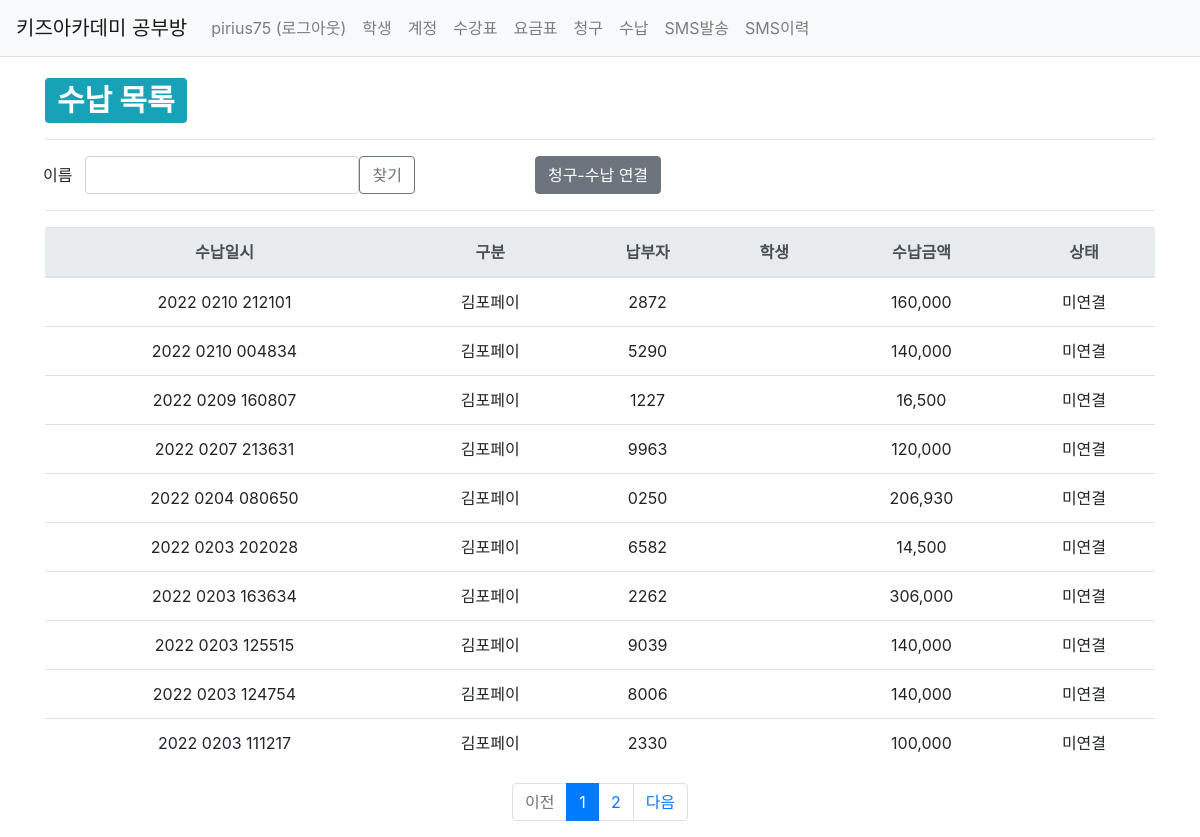
/studyroom/pay/ (signed in), run on an earlier commit of the app's database.
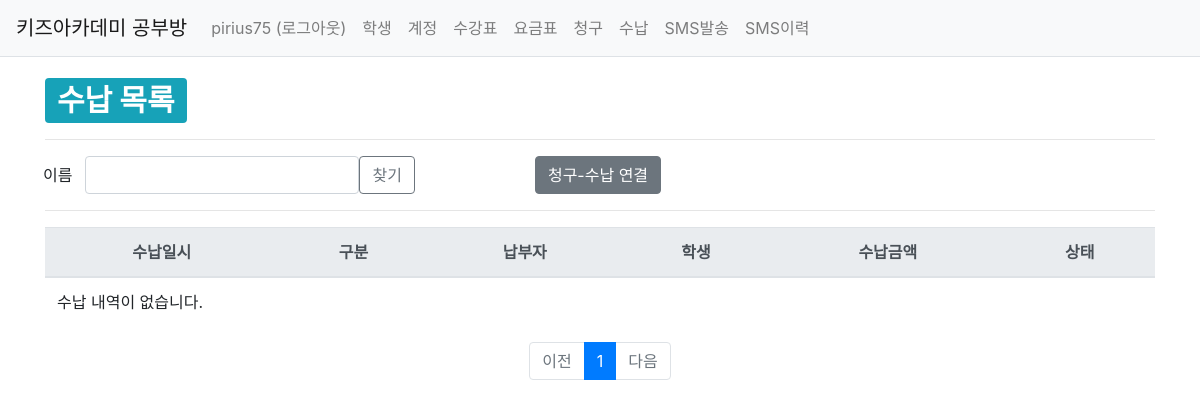
And on a later commit of the database.
### studyroom/models.py (models this page shows, shortened)
class Pay(models.Model):
    class PayType(models.TextChoices):
        김포페이 = 'KP'
        계좌이체 = 'AT'
    class PayStatus(models.TextChoices):
        미연결 = 'OP'
        연결 = 'CO'
    pay_type = models.CharField(max_length=2, choices=PayType.choices)
    pay_date = models.CharField(max_length=14, default='yyyymmddhhmmss')
    pay_amt = models.IntegerField()
    payer = models.CharField(max_length=30, null=True, blank=True)
    pay_status = models.CharField(max_length=2, choices=PayStatus.choices)
    account = models.ForeignKey(Account, on_delete=models.SET_NULL, null=True, blank=True)
    bill = models.ForeignKey(Bill, on_delete=models.SET_NULL, null=True, blank=True)
    create_date = models.DateTimeField()
    modify_date = models.DateTimeField(auto_now=True)

### studyroom/views/pay_views.py (the view)
@login_required(login_url='common:login')
def pay_list(request):
    logger.info("INFO 레벨로 출력")
    """
    수납 목록 출력
    """
    page = request.GET.get('page', '1')  # 페이지
    name = request.GET.get('name', '')  # 검색어
    pay_list = Pay.objects.order_by('-id')
    if name:
        pay_list = pay_list.filter(
            Q(account__student__name__icontains=name)   # 학생이름검색
        ).distinct()
    paginator = Paginator(pay_list, 10)  # 페이지당 10개씩 보여주기
    page_obj = paginator.get_page(page)
    context = {'pay_list': page_obj, 'page': page, 'name': name}
    return render(request, 'studyroom/pay_list.html', context)

### templates/studyroom/pay_list.html (shortened to what this page needs)
{% extends 'base.html' %}
{% load studyroom_filter %}
{% load humanize %}
{% block content %}
<div class="container my-3">
    <div>
        <h1>
            <span class="badge badge-info">수납 목록</span>
        </h1>
    </div>
    <hr class="my-3">
    <div class="row">
        <div class="col-xs-2">
            <button class="btn " type="button" >이름</button>
        </div>
        <div class="col-xs-2">
            <input id="input_search" type="text" class="form-control name" value="{{ name|default_if_none:'' }}">
        </div>
        <div class="col-xs-2">
            <button class="btn btn-outline-secondary" type="button" id="btn_search">찾기</button>
        </div>
        <div class="col-xs-2" style="width:120px">
        </div>
        <div class="col-xs-2">
            <button class="btn btn-secondary" type="button" id="btn_bill_pay">청구-수납 연결</button>
        </div>
    </div>
    <hr class="my-3">
    <table class="table">
        <thead>
        <tr class="text-center thead-light">
            <th>수납일시</th>
            <th>구분</th>
            <th>납부자</th>
            <th>학생</th>
            <th>수납금액</th>
            <th>상태</th>
        </tr>
        </thead>
        <tbody>
        {% if pay_list %}
        {% for pay in pay_list %}
        <tr class="text-center">
            <td>{{ pay.pay_date|slice:":4" }} {{ pay.pay_date|slice:"4:8" }} {{ pay.pay_date|slice:"8:" }}</td>
            <td>{{ pay.get_pay_type_display }}</td>
            <td>{{ pay.payer }}</td>
            <td>{{ pay.account.student.name }}</td>
            <td>{{ pay.pay_amt|intcomma }}</td>
            <td>{{ pay.get_pay_status_display }}</td>
        </tr>
        {% endfor %}
        {% else %}
        <tr>
            <td colspan="3">수납 내역이 없습니다.</td>
        </tr>
        {% endif %}
        </tbody>
    </table>
    <ul class="pagination justify-content-center">
        {% if pay_list.has_previous %}
        <li class="page-item">
            <a class="page-link" href="?page={{ pay_list.previous_page_number }}">이전</a>
        </li>
        {% else %}
        <li class="page-item disabled">
            <a class="page-link" tabindex="-1" aria-disabled="true" href="#">이전</a>
        </li>
        {% endif %}
        {% for page_number in pay_list.paginator.page_range %}
        {% if page_number >= pay_list.number|add:-5 and page_number <= pay_list.number|add:5 %}
            {% if page_number == pay_list.number %}
            <li class="page-item active" aria-current="page">
                <a class="page-link" href="?page={{ page_number }}">{{ page_number }}</a>
            </li>
            {% else %}
            <li class="page-item">
                <a class="page-link" href="?page={{ page_number }}">{{ page_number }}</a>
            </li>
            {% endif %}
        {% endif %}
        {% endfor %}
        {% if pay_list.has_next %}
        <li class="page-item">
            <a class="page-link" href="?page={{ pay_list.next_page_number }}">다음</a>
        </li>
        {% else %}
        <li class="page-item disabled">
            <a class="page-link" tabindex="-1" aria-disabled="true" href="#">다음</a>
        </li>
        {% endif %}
    </ul>
</div>
{% endblock %}

What changed in the data, as far as the page shows it:
removed Pay: pay_date "2022", pay_date "0210", pay_date "212101", pay_type "김포페이", payer "2872", pay_amt "160,000", pay_status "미연결"
removed Pay: pay_date "2022", pay_date "0210", pay_date "004834", pay_type "김포페이", payer "5290", pay_amt "140,000", pay_status "미연결"
removed Pay: pay_date "2022", pay_date "0209", pay_date "160807", pay_type "김포페이", payer "1227", pay_amt "16,500", pay_status "미연결"
removed Pay: pay_date "2022", pay_date "0207", pay_date "213631", pay_type "김포페이", payer "9963", pay_amt "120,000", pay_status "미연결"
removed Pay: pay_date "2022", pay_date "0204", pay_date "080650", pay_type "김포페이", payer "0250", pay_amt "206,930", pay_status "미연결"
removed Pay: pay_date "2022", pay_date "0203", pay_date "202028", pay_type "김포페이", payer "6582", pay_amt "14,500", pay_status "미연결"
removed Pay: pay_date "2022", pay_date "0203", pay_date "163634", pay_type "김포페이", payer "2262", pay_amt "306,000", pay_status "미연결"
removed Pay: pay_date "2022", pay_date "0203", pay_date "125515", pay_type "김포페이", payer "9039", pay_amt "140,000", pay_status "미연결"
removed Pay: pay_date "2022", pay_date "0203", pay_date "124754", pay_type "김포페이", payer "8006", pay_amt "140,000", pay_status "미연결"
removed Pay: pay_date "2022", pay_date "0203", pay_date "111217", pay_type "김포페이", payer "2330", pay_amt "100,000", pay_status "미연결"
Also different on the page:
text now shown: "수납 내역이 없습니다."
list line gone: "2"
